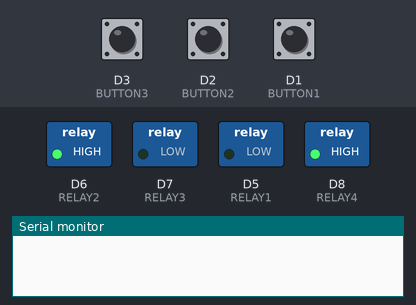
Recording of a sketch running on a simulated ESP8266 (NodeMCU). On the bench: switched loads named in the sketch (green lamp = pin HIGH), the last lines printed to the serial monitor. Dashed ring = blinking. The inputs (shaded band) are chosen by the test bench; at power-on: D3 (BUTTON3) HIGH, D2 (BUTTON2) HIGH, D1 (BUTTON1) HIGH.

Above: at 1.2 s.
1.3 s: D3 (BUTTON3) pulled LOW for 0.15 s
At 2.2 s:
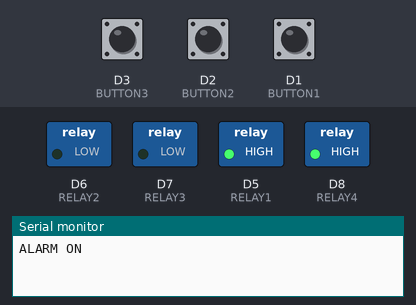
4.4 s: D2 (BUTTON2) pulled LOW for 0.15 s
At 5.2 s:
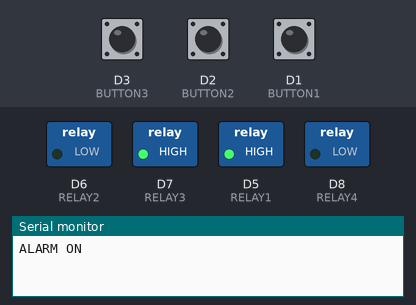
7.4 s: D3 (BUTTON3) pulled LOW for 1 s
At 7.4 s:
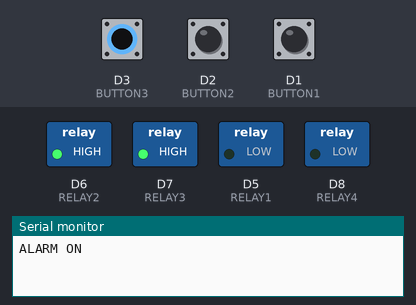
9.9 s: D3 (BUTTON3) pulled LOW for 3.2 s
At 10.2 s:
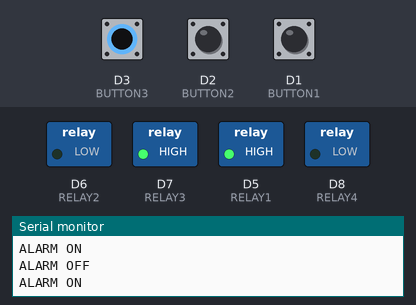
14.6 s: D2 (BUTTON2) pulled LOW for 1 s
At 15.8 s:
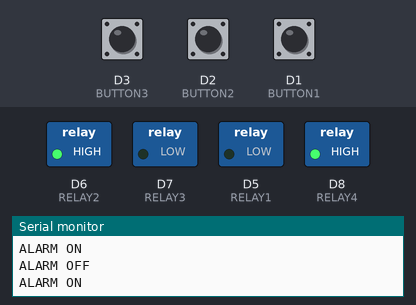
Timing chart, 0 to 19.4 s (numbered marks = the images above; inputs shaded):
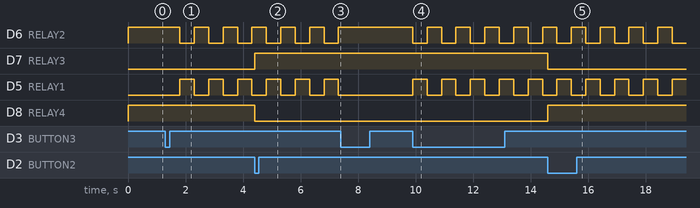

Measured:
- after the input at 1.3 s, D6 (RELAY2), D5 (RELAY1): alternates HIGH for 0.50 s and LOW for 0.50 s, starting after 0.50 s
- after the input at 4.4 s, D7 (RELAY3): LOW → HIGH at once; D8 (RELAY4): HIGH → LOW at once
- after the input at 7.4 s, D6 (RELAY2): stops changing and stays HIGH; D5 (RELAY1): stops changing and stays LOW
- after the input at 9.9 s, D6 (RELAY2), D5 (RELAY1): alternates HIGH for 0.50 s and LOW for 0.50 s, starting at once
- after the input at 14.6 s, D7 (RELAY3): HIGH → LOW at once; D8 (RELAY4): LOW → HIGH at once

The sketch:

CongTac3Chieu_CanhBao.ino
```cpp
#define RELAY1 D5
#define RELAY2 D6
#define RELAY3 D7
#define RELAY4 D8

#define BUTTON1 D1
#define BUTTON2 D2
#define BUTTON3 D3  // Nút cảm ứng bật/tắt cảnh báo

bool alarmMode = false;
unsigned long lastBlinkTime = 0;
const unsigned long blinkInterval = 500; //tốc độ nháy đèn
bool blinkState = false;

void setup() {
  Serial.begin(115200);

  pinMode(RELAY1, OUTPUT);
  pinMode(RELAY2, OUTPUT);
  pinMode(RELAY3, OUTPUT);
  pinMode(RELAY4, OUTPUT);

  pinMode(BUTTON1, INPUT_PULLUP);
  pinMode(BUTTON2, INPUT_PULLUP);
  pinMode(BUTTON3, INPUT_PULLUP);

  // Ban đầu relay ở trạng thái "đèn bật"
  digitalWrite(RELAY1, LOW);
  digitalWrite(RELAY2, HIGH);
  digitalWrite(RELAY3, LOW);
  digitalWrite(RELAY4, HIGH);
}

void loop() {
  // Xử lý nút cảm ứng bật/tắt cảnh báo
  static bool touchPressed = false;
  bool touchState = digitalRead(BUTTON3);
  if (touchState == LOW && !touchPressed) {
    touchPressed = true;
    alarmMode = !alarmMode;
    Serial.println(alarmMode ? "ALARM ON" : "ALARM OFF");
  } else if (touchState == HIGH && touchPressed) {
    touchPressed = false;
  }

  // Nếu đang cảnh báo: relay 1 và 2 nhấp nháy
  if (alarmMode) {
    if (millis() - lastBlinkTime > blinkInterval) {
      lastBlinkTime = millis();
      blinkState = !blinkState;
      digitalWrite(RELAY1, blinkState ? LOW : HIGH);
      digitalWrite(RELAY2, blinkState ? HIGH : LOW);
    }
  } else {
    // Bình thường: xử lý nút cầu thang BUTTON1
    static bool button1Pressed = false;
    bool reading1 = digitalRead(BUTTON1);
    if (reading1 == LOW && !button1Pressed) {
      button1Pressed = true;
      toggleRelayPair(RELAY1, RELAY2);
    } else if (reading1 == HIGH && button1Pressed) {
      button1Pressed = false;
    }
  }

  // Xử lý nút cầu thang BUTTON2 (relay 3 & 4 luôn hoạt động bình thường)
  static bool button2Pressed = false;
  bool reading2 = digitalRead(BUTTON2);
  if (reading2 == LOW && !button2Pressed) {
    button2Pressed = true;
    toggleRelayPair(RELAY3, RELAY4);
  } else if (reading2 == HIGH && button2Pressed) {
    button2Pressed = false;
  }
}

void toggleRelayPair(int r1, int r2) {
  if (digitalRead(r1) == LOW) {
    digitalWrite(r1, HIGH);
    digitalWrite(r2, LOW);
  } else {
    digitalWrite(r1, LOW);
    digitalWrite(r2, HIGH);
  }
}
```
